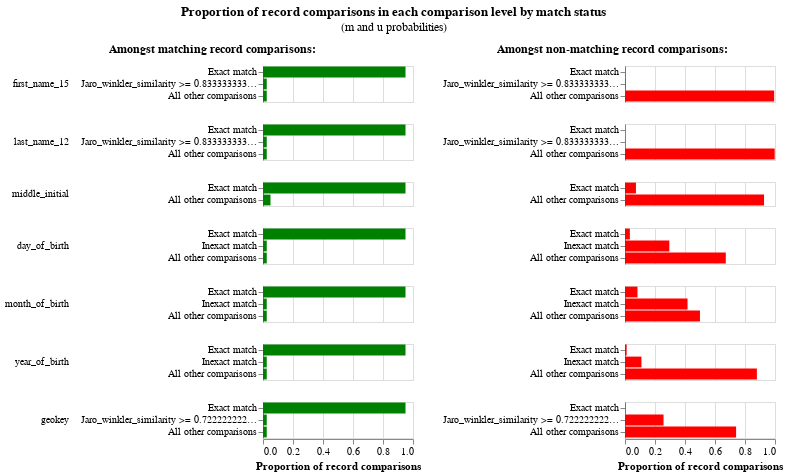

Notebook code cell kept with this figure:
### Code cell
# Ignore the green bars on the left, these are the m probabilities that haven't been estimated yet
linker.m_u_parameters_chart()

### Figure 1 — Vega-Lite specification as saved in the notebook (floating-point values rounded to 4 significant figures)
{"config": {"view": {"continuousWidth": 300, "continuousHeight": 300, "discreteHeight": 300, "discreteWidth": 400}, "header": {"title": null}, "title": {"anchor": "middle", "offset": 10}}, "hconcat": [{"mark": "bar", "encoding": {"color": {"value": "green"}, "row": {"field": "comparison_name", "header": {"labelAlign": "left", "labelAnchor": "middle", "labelAngle": 0}, "sort": {"field": "comparison_sort_order"}, "type": "nominal"}, "tooltip": [{"field": "m_probability_description", "title": "m probability description", "type": "nominal"}, {"field": "comparison_name", "title": "Comparison column name", "type": "nominal"}, {"field": "label_for_charts", "title": "Label", "type": "ordinal"}, {"field": "sql_condition", "title": "SQL condition", "type": "nominal"}, {"field": "m_probability", "format": ".4p", "title": "m probability", "type": "quantitative"}, {"field": "u_probability", "format": ".4p", "title": "u probability", "type": "quantitative"}, {"field": "bayes_factor", "format": ",.4f", "title": "Bayes factor = m/u", "type": "quantitative"}, {"field": "log2_bayes_factor", "format": ",.4f", "title": "Match weight = log2(m/u)", "type": "quantitative"}], "x": {"axis": {"title": "Proportion of record comparisons"}, "field": "m_probability", "type": "quantitative"}, "y": {"axis": {"title": null}, "field": "label_for_charts", "sort": {"field": "comparison_vector_value", "order": "descending"}, "type": "nominal"}}, "height": {"step": 12}, "resolve": {"scale": {"y": "independent"}}, "title": {"text": "Amongst matching record comparisons:", "fontSize": 12, "fontWeight": "bold"}, "transform": [{"filter": "(datum.bayes_factor != 'no-op filter due to vega lite issue 4680')"}], "width": 150}, {"mark": "bar", "encoding": {"color": {"value": "red"}, "row": {"field": "comparison_name", "header": {"labels": false}, "sort": {"field": "comparison_sort_order"}, "type": "nominal"}, "tooltip": [{"field": "u_probability_description", "title": "u probability description", "type": "nominal"}, {"field": "comparison_name", "title": "Comparison column name", "type": "nominal"}, {"field": "label_for_charts", "title": "Label", "type": "ordinal"}, {"field": "sql_condition", "title": "SQL condition", "type": "nominal"}, {"field": "m_probability", "format": ".4p", "title": "m probability", "type": "quantitative"}, {"field": "u_probability", "format": ".4p", "title": "u probability", "type": "quantitative"}, {"field": "bayes_factor", "format": ",.4f", "title": "Bayes factor = m/u", "type": "quantitative"}, {"field": "log2_bayes_factor", "format": ",.4f", "title": "Match weight = log2(m/u)", "type": "quantitative"}], "x": {"axis": {"title": "Proportion of record comparisons"}, "field": "u_probability", "type": "quantitative"}, "y": {"axis": {"title": null}, "field": "label_for_charts", "sort": {"field": "comparison_vector_value", "order": "descending"}, "type": "nominal"}}, "height": {"step": 12}, "resolve": {"scale": {"y": "independent"}}, "title": {"text": "Amongst non-matching record comparisons:", "fontSize": 12, "fontWeight": "bold"}, "transform": [{"filter": "(datum.bayes_factor != 'no-op filter2 due to vega lite issue 4680')"}], "width": 150}], "data": {"name": "data-9e1e1e42788880854e483a9de8aebc98"}, "title": {"text": "Proportion of record comparisons in each comparison level by match status", "subtitle": "(m and u probabilities)"}, "$schema": "https://vega.github.io/schema/vega-lite/v5.9.3.json", "datasets": {"data-9e1e1e42788880854e483a9de8aebc98": [{"comparison_name": "first_name_15", "sql_condition": "\"first_name_15_l\" = \"first_name_15_r\"", "label_for_charts": "Exact match", "m_probability": 0.95, "u_probability": 0.00203, "m_probability_description": "Amongst matching record comparisons, 95.00% of records are in the exact match comparison level", "u_probability_description": "Amongst non-matching record comparisons, 0.20% of records are in the exact match comparison level", "has_tf_adjustments": false, "tf_adjustment_column": null, "tf_adjustment_weight": 1.0, "is_null_level": false, "bayes_factor": 468.0, "log2_bayes_factor": 8.87, "comparison_vector_value": 2, "max_comparison_vector_value": 2, "bayes_factor_description": "If comparison level is `exact match` then comparison is 468.03 times more likely to be a match", "probability_two_random_records_match": 1.412e-05, "comparison_sort_order": 0}, {"comparison_name": "first_name_15", "sql_condition": "jaro_winkler_similarity(\"first_name_15_l\", \"first_name_15_r\") >= 0.8333333333333334", "label_for_charts": "Jaro_winkler_similarity >= 0.8333333333333334", "m_probability": 0.025, "u_probability": 0.003468, "m_probability_description": "Amongst matching record comparisons, 2.50% of records are in the jaro_winkler_similarity >= 0.8333333333333334 comparison level", "u_probability_description": "Amongst non-matching record comparisons, 0.35% of records are in the jaro_winkler_similarity >= 0.8333333333333334 comparison level", "has_tf_adjustments": false, "tf_adjustment_column": null, "tf_adjustment_weight": 1.0, "is_null_level": false, "bayes_factor": 7.208, "log2_bayes_factor": 2.85, "comparison_vector_value": 1, "max_comparison_vector_value": 2, "bayes_factor_description": "If comparison level is `jaro_winkler_similarity >= 0.8333333333333334` then comparison is 7.21 times more likely to be a match", "probability_two_random_records_match": 1.412e-05, "comparison_sort_order": 0}, {"comparison_name": "first_name_15", "sql_condition": "ELSE", "label_for_charts": "All other comparisons", "m_probability": 0.025, "u_probability": 0.9945, "m_probability_description": "Amongst matching record comparisons, 2.50% of records are in the all other comparisons comparison level", "u_probability_description": "Amongst non-matching record comparisons, 99.45% of records are in the all other comparisons comparison level", "has_tf_adjustments": false, "tf_adjustment_column": null, "tf_adjustment_weight": 1.0, "is_null_level": false, "bayes_factor": 0.02514, "log2_bayes_factor": -5.314, "comparison_vector_value": 0, "max_comparison_vector_value": 2, "bayes_factor_description": "If comparison level is `all other comparisons` then comparison is  39.78 times less likely to be a match", "probability_two_random_records_match": 1.412e-05, "comparison_sort_order": 0}, {"comparison_name": "last_name_12", "sql_condition": "\"last_name_12_l\" = \"last_name_12_r\"", "label_for_charts": "Exact match", "m_probability": 0.95, "u_probability": 0.0006842, "m_probability_description": "Amongst matching record comparisons, 95.00% of records are in the exact match comparison level", "u_probability_description": "Amongst non-matching record comparisons, 0.07% of records are in the exact match comparison level", "has_tf_adjustments": false, "tf_adjustment_column": null, "tf_adjustment_weight": 1.0, "is_null_level": false, "bayes_factor": 1388.0, "log2_bayes_factor": 10.44, "comparison_vector_value": 2, "max_comparison_vector_value": 2, "bayes_factor_description": "If comparison level is `exact match` then comparison is 1,388.45 times more likely to be a match", "probability_two_random_records_match": 1.412e-05, "comparison_sort_order": 1}, {"comparison_name": "last_name_12", "sql_condition": "jaro_winkler_similarity(\"last_name_12_l\", \"last_name_12_r\") >= 0.8333333333333334", "label_for_charts": "Jaro_winkler_similarity >= 0.8333333333333334", "m_probability": 0.025, "u_probability": 0.001368, "m_probability_description": "Amongst matching record comparisons, 2.50% of records are in the jaro_winkler_similarity >= 0.8333333333333334 comparison level", "u_probability_description": "Amongst non-matching record comparisons, 0.14% of records are in the jaro_winkler_similarity >= 0.8333333333333334 comparison level", "has_tf_adjustments": false, "tf_adjustment_column": null, "tf_adjustment_weight": 1.0, "is_null_level": false, "bayes_factor": 18.28, "log2_bayes_factor": 4.192, "comparison_vector_value": 1, "max_comparison_vector_value": 2, "bayes_factor_description": "If comparison level is `jaro_winkler_similarity >= 0.8333333333333334` then comparison is 18.28 times more likely to be a match", "probability_two_random_records_match": 1.412e-05, "comparison_sort_order": 1}, {"comparison_name": "last_name_12", "sql_condition": "ELSE", "label_for_charts": "All other comparisons", "m_probability": 0.025, "u_probability": 0.9979, "m_probability_description": "Amongst matching record comparisons, 2.50% of records are in the all other comparisons comparison level", "u_probability_description": "Amongst non-matching record comparisons, 99.79% of records are in the all other comparisons comparison level", "has_tf_adjustments": false, "tf_adjustment_column": null, "tf_adjustment_weight": 1.0, "is_null_level": false, "bayes_factor": 0.02505, "log2_bayes_factor": -5.319, "comparison_vector_value": 0, "max_comparison_vector_value": 2, "bayes_factor_description": "If comparison level is `all other comparisons` then comparison is  39.92 times less likely to be a match", "probability_two_random_records_match": 1.412e-05, "comparison_sort_order": 1}, {"comparison_name": "middle_initial", "sql_condition": "\"middle_initial_l\" = \"middle_initial_r\"", "label_for_charts": "Exact match", "m_probability": 0.95, "u_probability": 0.07301, "m_probability_description": "Amongst matching record comparisons, 95.00% of records are in the exact match comparison level", "u_probability_description": "Amongst non-matching record comparisons, 7.30% of records are in the exact match comparison level", "has_tf_adjustments": false, "tf_adjustment_column": null, "tf_adjustment_weight": 1.0, "is_null_level": false, "bayes_factor": 13.01, "log2_bayes_factor": 3.702, "comparison_vector_value": 1, "max_comparison_vector_value": 1, "bayes_factor_description": "If comparison level is `exact match` then comparison is 13.01 times more likely to be a match", "probability_two_random_records_match": 1.412e-05, "comparison_sort_order": 2}, {"comparison_name": "middle_initial", "sql_condition": "ELSE", "label_for_charts": "All other comparisons", "m_probability": 0.05, "u_probability": 0.927, "m_probability_description": "Amongst matching record comparisons, 5.00% of records are in the all other comparisons comparison level", "u_probability_description": "Amongst non-matching record comparisons, 92.70% of records are in the all other comparisons comparison level", "has_tf_adjustments": false, "tf_adjustment_column": null, "tf_adjustment_weight": 1.0, "is_null_level": false, "bayes_factor": 0.05394, "log2_bayes_factor": -4.213, "comparison_vector_value": 0, "max_comparison_vector_value": 1, "bayes_factor_description": "If comparison level is `all other comparisons` then comparison is  18.54 times less likely to be a match", "probability_two_random_records_match": 1.412e-05, "comparison_sort_order": 2}, {"comparison_name": "day_of_birth", "sql_condition": "\"day_of_birth_l\" = \"day_of_birth_r\"", "label_for_charts": "Exact match", "m_probability": 0.95, "u_probability": 0.03252, "m_probability_description": "Amongst matching record comparisons, 95.00% of records are in the exact match comparison level", "u_probability_description": "Amongst non-matching record comparisons, 3.25% of records are in the exact match comparison level", "has_tf_adjustments": false, "tf_adjustment_column": null, "tf_adjustment_weight": 1.0, "is_null_level": false, "bayes_factor": 29.22, "log2_bayes_factor": 4.869, "comparison_vector_value": 2, "max_comparison_vector_value": 2, "bayes_factor_description": "If comparison level is `exact match` then comparison is 29.22 times more likely to be a match", "probability_two_random_records_match": 1.412e-05, "comparison_sort_order": 3}, {"comparison_name": "day_of_birth", "sql_condition": "abs(day_of_birth_l - day_of_birth_r) <= 5", "label_for_charts": "Inexact match", "m_probability": 0.025, "u_probability": 0.2955, "m_probability_description": "Amongst matching record comparisons, 2.50% of records are in the inexact match comparison level", "u_probability_description": "Amongst non-matching record comparisons, 29.55% of records are in the inexact match comparison level", "has_tf_adjustments": false, "tf_adjustment_column": null, "tf_adjustment_weight": 1.0, "is_null_level": false, "bayes_factor": 0.08461, "log2_bayes_factor": -3.563, "comparison_vector_value": 1, "max_comparison_vector_value": 2, "bayes_factor_description": "If comparison level is `inexact match` then comparison is  11.82 times less likely to be a match", "probability_two_random_records_match": 1.412e-05, "comparison_sort_order": 3}, {"comparison_name": "day_of_birth", "sql_condition": "ELSE", "label_for_charts": "All other comparisons", "m_probability": 0.025, "u_probability": 0.672, "m_probability_description": "Amongst matching record comparisons, 2.50% of records are in the all other comparisons comparison level", "u_probability_description": "Amongst non-matching record comparisons, 67.20% of records are in the all other comparisons comparison level", "has_tf_adjustments": false, "tf_adjustment_column": null, "tf_adjustment_weight": 1.0, "is_null_level": false, "bayes_factor": 0.0372, "log2_bayes_factor": -4.749, "comparison_vector_value": 0, "max_comparison_vector_value": 2, "bayes_factor_description": "If comparison level is `all other comparisons` then comparison is  26.88 times less likely to be a match", "probability_two_random_records_match": 1.412e-05, "comparison_sort_order": 3}, {"comparison_name": "month_of_birth", "sql_condition": "\"month_of_birth_l\" = \"month_of_birth_r\"", "label_for_charts": "Exact match", "m_probability": 0.95, "u_probability": 0.08324, "m_probability_description": "Amongst matching record comparisons, 95.00% of records are in the exact match comparison level", "u_probability_description": "Amongst non-matching record comparisons, 8.32% of records are in the exact match comparison level", "has_tf_adjustments": false, "tf_adjustment_column": null, "tf_adjustment_weight": 1.0, "is_null_level": false, "bayes_factor": 11.41, "log2_bayes_factor": 3.512, "comparison_vector_value": 2, "max_comparison_vector_value": 2, "bayes_factor_description": "If comparison level is `exact match` then comparison is 11.41 times more likely to be a match", "probability_two_random_records_match": 1.412e-05, "comparison_sort_order": 4}, {"comparison_name": "month_of_birth", "sql_condition": "abs(month_of_birth_l - month_of_birth_r) <= 3", "label_for_charts": "Inexact match", "m_probability": 0.025, "u_probability": 0.4169, "m_probability_description": "Amongst matching record comparisons, 2.50% of records are in the inexact match comparison level", "u_probability_description": "Amongst non-matching record comparisons, 41.69% of records are in the inexact match comparison level", "has_tf_adjustments": false, "tf_adjustment_column": null, "tf_adjustment_weight": 1.0, "is_null_level": false, "bayes_factor": 0.05996, "log2_bayes_factor": -4.06, "comparison_vector_value": 1, "max_comparison_vector_value": 2, "bayes_factor_description": "If comparison level is `inexact match` then comparison is  16.68 times less likely to be a match", "probability_two_random_records_match": 1.412e-05, "comparison_sort_order": 4}, {"comparison_name": "month_of_birth", "sql_condition": "ELSE", "label_for_charts": "All other comparisons", "m_probability": 0.025, "u_probability": 0.4998, "m_probability_description": "Amongst matching record comparisons, 2.50% of records are in the all other comparisons comparison level", "u_probability_description": "Amongst non-matching record comparisons, 49.98% of records are in the all other comparisons comparison level", "has_tf_adjustments": false, "tf_adjustment_column": null, "tf_adjustment_weight": 1.0, "is_null_level": false, "bayes_factor": 0.05002, "log2_bayes_factor": -4.321, "comparison_vector_value": 0, "max_comparison_vector_value": 2, "bayes_factor_description": "If comparison level is `all other comparisons` then comparison is  19.99 times less likely to be a match", "probability_two_random_records_match": 1.412e-05, "comparison_sort_order": 4}, {"comparison_name": "year_of_birth", "sql_condition": "\"year_of_birth_l\" = \"year_of_birth_r\"", "label_for_charts": "Exact match", "m_probability": 0.95, "u_probability": 0.01109, "m_probability_description": "Amongst matching record comparisons, 95.00% of records are in the exact match comparison level", "u_probability_description": "Amongst non-matching record comparisons, 1.11% of records are in the exact match comparison level", "has_tf_adjustments": false, "tf_adjustment_column": null, "tf_adjustment_weight": 1.0, "is_null_level": false, "bayes_factor": 85.7, "log2_bayes_factor": 6.421, "comparison_vector_value": 2, "max_comparison_vector_value": 2, "bayes_factor_description": "If comparison level is `exact match` then comparison is 85.70 times more likely to be a match", "probability_two_random_records_match": 1.412e-05, "comparison_sort_order": 5}, {"comparison_name": "year_of_birth", "sql_condition": "abs(year_of_birth_l - year_of_birth_r) <= 5", "label_for_charts": "Inexact match", "m_probability": 0.025, "u_probability": 0.1097, "m_probability_description": "Amongst matching record comparisons, 2.50% of records are in the inexact match comparison level", "u_probability_description": "Amongst non-matching record comparisons, 10.97% of records are in the inexact match comparison level", "has_tf_adjustments": false, "tf_adjustment_column": null, "tf_adjustment_weight": 1.0, "is_null_level": false, "bayes_factor": 0.2279, "log2_bayes_factor": -2.133, "comparison_vector_value": 1, "max_comparison_vector_value": 2, "bayes_factor_description": "If comparison level is `inexact match` then comparison is  4.39 times less likely to be a match", "probability_two_random_records_match": 1.412e-05, "comparison_sort_order": 5}, {"comparison_name": "year_of_birth", "sql_condition": "ELSE", "label_for_charts": "All other comparisons", "m_probability": 0.025, "u_probability": 0.8792, "m_probability_description": "Amongst matching record comparisons, 2.50% of records are in the all other comparisons comparison level", "u_probability_description": "Amongst non-matching record comparisons, 87.92% of records are in the all other comparisons comparison level", "has_tf_adjustments": false, "tf_adjustment_column": null, "tf_adjustment_weight": 1.0, "is_null_level": false, "bayes_factor": 0.02843, "log2_bayes_factor": -5.136, "comparison_vector_value": 0, "max_comparison_vector_value": 2, "bayes_factor_description": "If comparison level is `all other comparisons` then comparison is  35.17 times less likely to be a match", "probability_two_random_records_match": 1.412e-05, "comparison_sort_order": 5}, {"comparison_name": "geokey", "sql_condition": "\"geokey_l\" = \"geokey_r\"", "label_for_charts": "Exact match", "m_probability": 0.95, "u_probability": 0.002428, "m_probability_description": "Amongst matching record comparisons, 95.00% of records are in the exact match comparison level", "u_probability_description": "Amongst non-matching record comparisons, 0.24% of records are in the exact match comparison level", "has_tf_adjustments": false, "tf_adjustment_column": null, "tf_adjustment_weight": 1.0, "is_null_level": false, "bayes_factor": 391.3, "log2_bayes_factor": 8.612, "comparison_vector_value": 2, "max_comparison_vector_value": 2, "bayes_factor_description": "If comparison level is `exact match` then comparison is 391.35 times more likely to be a match", "probability_two_random_records_match": 1.412e-05, "comparison_sort_order": 6}, {"comparison_name": "geokey", "sql_condition": "jaro_winkler_similarity(\"geokey_l\", \"geokey_r\") >= 0.7222222222222222", "label_for_charts": "Jaro_winkler_similarity >= 0.7222222222222222", "m_probability": 0.025, "u_probability": 0.2569, "m_probability_description": "Amongst matching record comparisons, 2.50% of records are in the jaro_winkler_similarity >= 0.7222222222222222 comparison level", "u_probability_description": "Amongst non-matching record comparisons, 25.69% of records are in the jaro_winkler_similarity >= 0.7222222222222222 comparison level", "has_tf_adjustments": false, "tf_adjustment_column": null, "tf_adjustment_weight": 1.0, "is_null_level": false, "bayes_factor": 0.09731, "log2_bayes_factor": -3.361, "comparison_vector_value": 1, "max_comparison_vector_value": 2, "bayes_factor_description": "If comparison level is `jaro_winkler_similarity >= 0.7222222222222222` then comparison is  10.28 times less likely to be a match", "probability_two_random_records_match": 1.412e-05, "comparison_sort_order": 6}, {"comparison_name": "geokey", "sql_condition": "ELSE", "label_for_charts": "All other comparisons", "m_probability": 0.025, "u_probability": 0.7407, "m_probability_description": "Amongst matching record comparisons, 2.50% of records are in the all other comparisons comparison level", "u_probability_description": "Amongst non-matching record comparisons, 74.07% of records are in the all other comparisons comparison level", "has_tf_adjustments": false, "tf_adjustment_column": null, "tf_adjustment_weight": 1.0, "is_null_level": false, "bayes_factor": 0.03375, "log2_bayes_factor": -4.889, "comparison_vector_value": 0, "max_comparison_vector_value": 2, "bayes_factor_description": "If comparison level is `all other comparisons` then comparison is  29.63 times less likely to be a match", "probability_two_random_records_match": 1.412e-05, "comparison_sort_order": 6}]}}
